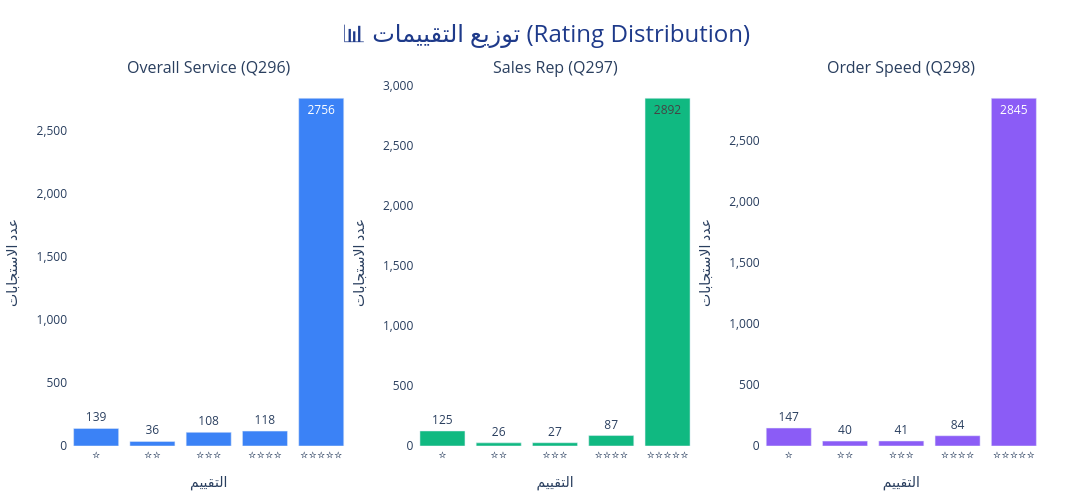
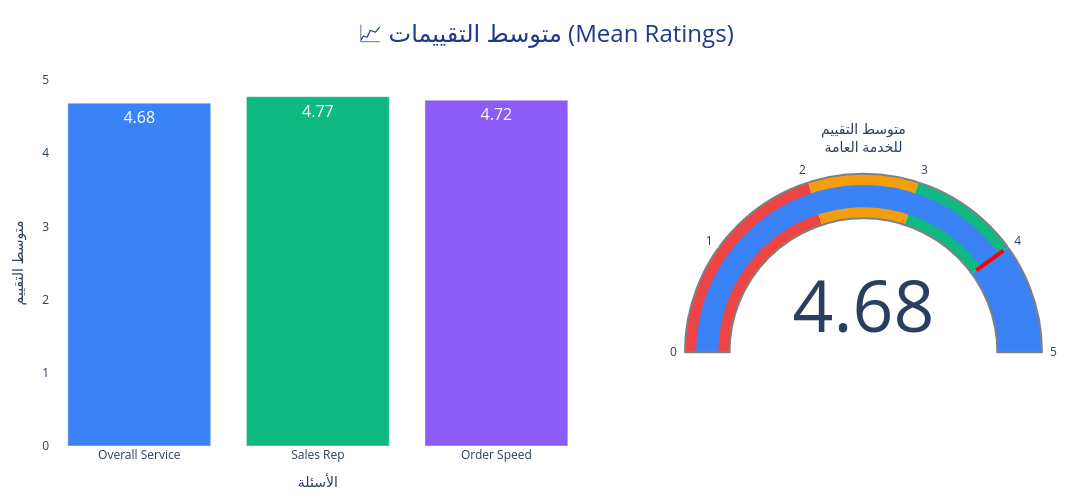
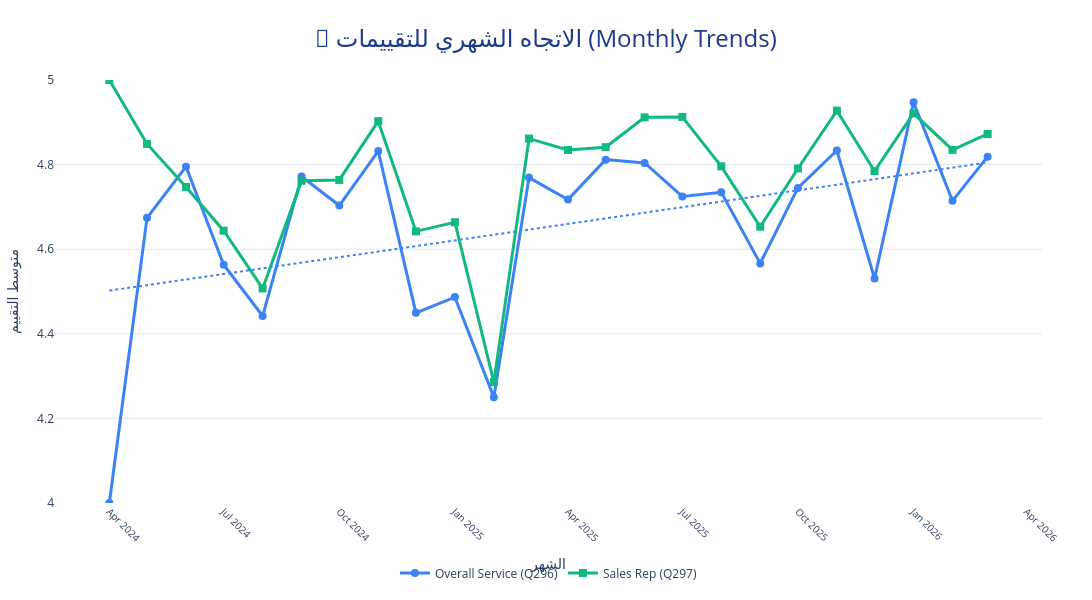
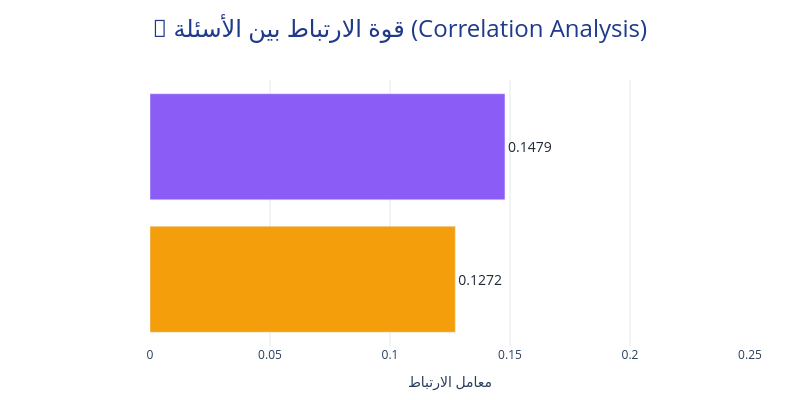

Notebook cell for these charts, in order:
### Code cell
import plotly.graph_objects as go
from plotly.subplots import make_subplots
import pandas as pd
import numpy as np
from plotly.offline import plot

# ============================================
# 1. إعداد البيانات من التقرير
# ============================================

# Query 1: Overall Service Satisfaction (Q296)
q296_data = {
    'rating': [1, 2, 3, 4, 5],
    'count': [139, 36, 108, 118, 2756]
}

# Query 2: Sales Representative Performance (Q297)
q297_data = {
    'rating': [1, 2, 3, 4, 5],
    'count': [125, 26, 27, 87, 2892]
}

# Query 3: Order Speed & Accuracy (Q298)
q298_data = {
    'rating': [1, 2, 3, 4, 5],
    'count': [147, 40, 41, 84, 2845]
}

# Query 4: Mean Ratings
mean_ratings = {
    'question_id': [296, 297, 298],
    'mean_rating': [4.68388, 4.77225, 4.72315],
    'label': ['Overall Service', 'Sales Rep', 'Order Speed']
}

# Query 5: Monthly Trend Q296
monthly_q296 = {
    'month': ['2024-04', '2024-05', '2024-06', '2024-07', '2024-08', '2024-09', 
              '2024-10', '2024-11', '2024-12', '2025-01', '2025-02', '2025-03',
              '2025-04', '2025-05', '2025-06', '2025-07', '2025-08', '2025-09',
              '2025-10', '2025-11', '2025-12', '2026-01', '2026-02', '2026-03'],
    'avg_score': [4.00000, 4.67442, 4.79518, 4.56322, 4.44203, 4.77202,
                  4.70330, 4.83186, 4.44954, 4.48673, 4.25000, 4.76923,
                  4.71724, 4.81176, 4.80392, 4.72483, 4.73469, 4.56647,
                  4.74490, 4.83333, 4.53077, 4.94737, 4.71429, 4.81879]
}

# Query 6: Monthly Trend Q297
monthly_q297 = {
    'month': ['2024-04', '2024-05', '2024-06', '2024-07', '2024-08', '2024-09', 
              '2024-10', '2024-11', '2024-12', '2025-01', '2025-02', '2025-03',
              '2025-04', '2025-05', '2025-06', '2025-07', '2025-08', '2025-09',
              '2025-10', '2025-11', '2025-12', '2026-01', '2026-02', '2026-03'],
    'avg_score': [5.00000, 4.84884, 4.74699, 4.64368, 4.50725, 4.76166,
                  4.76374, 4.90265, 4.64220, 4.66372, 4.28571, 4.86154,
                  4.83448, 4.84118, 4.91176, 4.91275, 4.79592, 4.65318,
                  4.79082, 4.92754, 4.78462, 4.92105, 4.83482, 4.87248]
}

# Query 7 & 8: Correlations
correlations = {
    'comparison': ['Q296 ↔ Q297', 'Q296 ↔ Q298'],
    'correlation': [0.1272, 0.1479],
    'description': ['Overall ↔ Sales Rep', 'Overall ↔ Order Speed']
}

# Query 9: Missing Data
null_responses = 3157

# ============================================
# 2. إنشاء لوحة التحكم الرئيسية
# ============================================

# الألوان المستخدمة في التصميم
colors = {
    'primary': '#1E3A8A',
    'secondary': '#3B82F6',
    'accent': '#10B981',
    'warning': '#F59E0B',
    'danger': '#EF4444',
    'light': '#F3F4F6',
    'dark': '#1F2937',
    'bg': '#FFFFFF'
}

# ============================================
# 3. Chart 1: توزيع التقييمات (جميع الأسئلة)
# ============================================

fig1 = make_subplots(
    rows=1, cols=3,
    subplot_titles=('Overall Service (Q296)', 'Sales Rep (Q297)', 'Order Speed (Q298)'),
    specs=[[{"type": "bar"}, {"type": "bar"}, {"type": "bar"}]]
)

# Q296
fig1.add_trace(
    go.Bar(
        x=q296_data['rating'],
        y=q296_data['count'],
        marker_color='#3B82F6',
        name='Q296',
        text=q296_data['count'],
        textposition='auto'
    ),
    row=1, col=1
)

# Q297
fig1.add_trace(
    go.Bar(
        x=q297_data['rating'],
        y=q297_data['count'],
        marker_color='#10B981',
        name='Q297',
        text=q297_data['count'],
        textposition='auto'
    ),
    row=1, col=2
)

# Q298
fig1.add_trace(
    go.Bar(
        x=q298_data['rating'],
        y=q298_data['count'],
        marker_color='#8B5CF6',
        name='Q298',
        text=q298_data['count'],
        textposition='auto'
    ),
    row=1, col=3
)

fig1.update_layout(
    title={
        'text': '📊 توزيع التقييمات (Rating Distribution)',
        'y': 0.95,
        'x': 0.5,
        'xanchor': 'center',
        'yanchor': 'top',
        'font': {'size': 24, 'color': colors['primary']}
    },
    height=500,
    width=1200,
    showlegend=False,
    plot_bgcolor=colors['bg'],
    paper_bgcolor=colors['bg'],
    margin=dict(l=50, r=50, t=80, b=50)
)

fig1.update_xaxes(
    tickmode='array',
    tickvals=[1, 2, 3, 4, 5],
    ticktext=['⭐', '⭐⭐', '⭐⭐⭐', '⭐⭐⭐⭐', '⭐⭐⭐⭐⭐'],
    title='التقييم'
)

fig1.update_yaxes(title='عدد الاستجابات', tickformat=',')

# ============================================
# 4. Chart 2: متوسط التقييمات المقارن
# ============================================

fig2 = make_subplots(
    rows=1, cols=2,
    specs=[[{"type": "bar"}, {"type": "indicator"}]],
    column_widths=[0.6, 0.4]
)

# Bar Chart
fig2.add_trace(
    go.Bar(
        x=mean_ratings['label'],
        y=mean_ratings['mean_rating'],
        marker_color=['#3B82F6', '#10B981', '#8B5CF6'],
        text=[f'{v:.2f}' for v in mean_ratings['mean_rating']],
        textposition='auto',
        textfont={'size': 16, 'color': 'white'}
    ),
    row=1, col=1
)

# Gauge Chart for Overall Service
fig2.add_trace(
    go.Indicator(
        mode="gauge+number",
        value=mean_ratings['mean_rating'][0],
        title={'text': "متوسط التقييم<br>للخدمة العامة", 'font': {'size': 14}},
        domain={'x': [0, 1], 'y': [0, 1]},
        gauge={
            'axis': {'range': [0, 5], 'tickwidth': 1, 'tickcolor': "white"},
            'bar': {'color': "#3B82F6"},
            'bgcolor': "white",
            'borderwidth': 2,
            'bordercolor': "gray",
            'steps': [
                {'range': [0, 2], 'color': "#EF4444"},
                {'range': [2, 3], 'color': "#F59E0B"},
                {'range': [3, 4], 'color': "#10B981"},
                {'range': [4, 5], 'color': "#3B82F6"}
            ],
            'threshold': {
                'line': {'color': "red", 'width': 4},
                'thickness': 0.75,
                'value': 4.0
            }
        }
    ),
    row=1, col=2
)

fig2.update_layout(
    title={
        'text': '📈 متوسط التقييمات (Mean Ratings)',
        'y': 0.95,
        'x': 0.5,
        'xanchor': 'center',
        'yanchor': 'top',
        'font': {'size': 24, 'color': colors['primary']}
    },
    height=500,
    width=1200,
    plot_bgcolor=colors['bg'],
    paper_bgcolor=colors['bg'],
    margin=dict(l=50, r=50, t=80, b=50)
)

fig2.update_xaxes(title='الأسئلة', title_font={'size': 14})
fig2.update_yaxes(title='متوسط التقييم', title_font={'size': 14}, range=[0, 5])

# ============================================
# 5. Chart 3: الاتجاه الشهري (Monthly Trends)
# ============================================

fig3 = go.Figure()

# Q296 Trend
fig3.add_trace(
    go.Scatter(
        x=monthly_q296['month'],
        y=monthly_q296['avg_score'],
        mode='lines+markers',
        name='Overall Service (Q296)',
        line=dict(color='#3B82F6', width=3),
        marker=dict(size=8, symbol='circle')
    )
)

# Q297 Trend
fig3.add_trace(
    go.Scatter(
        x=monthly_q297['month'],
        y=monthly_q297['avg_score'],
        mode='lines+markers',
        name='Sales Rep (Q297)',
        line=dict(color='#10B981', width=3),
        marker=dict(size=8, symbol='square')
    )
)

# Add trend lines
fig3.add_trace(
    go.Scatter(
        x=monthly_q296['month'],
        y=np.polyfit(range(len(monthly_q296['month'])), monthly_q296['avg_score'], 1)[1] + 
          np.polyfit(range(len(monthly_q296['month'])), monthly_q296['avg_score'], 1)[0] * np.arange(len(monthly_q296['month'])),
        mode='lines',
        name='Trend Q296',
        line=dict(color='#3B82F6', width=2, dash='dot'),
        showlegend=False
    )
)

fig3.update_layout(
    title={
        'text': '📅 الاتجاه الشهري للتقييمات (Monthly Trends)',
        'y': 0.95,
        'x': 0.5,
        'xanchor': 'center',
        'yanchor': 'top',
        'font': {'size': 24, 'color': colors['primary']}
    },
    height=600,
    width=1200,
    legend=dict(
        orientation="h",
        yanchor="bottom",
        y=-0.2,
        xanchor="center",
        x=0.5,
        font=dict(size=12)
    ),
    hovermode='x unified',
    plot_bgcolor=colors['bg'],
    paper_bgcolor=colors['bg'],
    margin=dict(l=50, r=50, t=80, b=80)
)

fig3.update_xaxes(
    title='الشهر',
    tickangle=45,
    tickfont=dict(size=10)
)

fig3.update_yaxes(
    title='متوسط التقييم',
    title_font={'size': 14},
    range=[4.0, 5.0],
    gridcolor='#E5E7EB'
)

# ============================================
# 4. Chart 4: الارتباطات (Correlations)
# ============================================

fig4 = go.Figure()

# Bar Chart for Correlations
fig4.add_trace(
    go.Bar(
        y=correlations['comparison'],
        x=correlations['correlation'],
        orientation='h',
        marker_color=['#F59E0B', '#8B5CF6'],
        text=[f'{v:.4f}' for v in correlations['correlation']],
        textposition='outside',
        textfont=dict(size=14, color=colors['dark'])
    )
)

# Add correlation strength reference lines
fig4.add_shape(
    type="line",
    x0=0.3, y0=-0.5, x1=0.3, y1=1.5,
    line=dict(color="gray", width=1, dash="dash")
)

fig4.update_layout(
    title={
        'text': '🔗 قوة الارتباط بين الأسئلة (Correlation Analysis)',
        'y': 0.95,
        'x': 0.5,
        'xanchor': 'center',
        'yanchor': 'top',
        'font': {'size': 24, 'color': colors['primary']}
    },
    height=400,
    width=800,
    plot_bgcolor=colors['bg'],
    paper_bgcolor=colors['bg'],
    margin=dict(l=150, r=50, t=80, b=50)
)

fig4.update_xaxes(
    title='معامل الارتباط',
    title_font={'size': 14},
    range=[0, 0.25],
    showgrid=True,
    gridcolor='#E5E7EB'
)

fig4.update_yaxes(
    showgrid=False,
    showticklabels=False
)

# ============================================
# 5. Chart 5: بطاقة ملخص البيانات المفقودة
# ============================================

fig5 = go.Figure()

fig5.add_trace(
    go.Indicator(
        mode="number+delta",
        value=null_responses,
        title={'text': '📋 البيانات المفقودة (Q299)', 'font': {'size': 18}},
        delta={'reference': 0, 'increasing': {'color': "#EF4444"}},
        domain={'x': [0, 1], 'y': [0, 1]},
        number={'font': {'size': 48, 'color': colors['danger']}, 'suffix': ' استجابة'},
    )
)

fig5.update_layout(
    height=300,
    width=600,
    paper_bgcolor=colors['bg'],
    plot_bgcolor=colors['bg'],
    margin=dict(l=50, r=50, t=50, b=50)
)

# ============================================
# 6. عرض الرسوم البيانية داخل الـ Notebook
# ============================================
fig1.show()
fig2.show()
fig3.show()
fig4.show()
fig5.show()
fig_dashboard.show()
print("✅ تم عرض جميع الرسوم البيانية بنجاح!")

### Figure 1 — Plotly figure (JSON) as saved in the notebook; plotly's stock layout.template omitted (floating-point values rounded to 4 significant figures)
{"data": [{"marker": {"color": "#3B82F6"}, "name": "Q296", "text": ["139", "36", "108", "118", "2756"], "textposition": "auto", "type": "bar", "x": [1, 2, 3, 4, 5], "xaxis": "x", "y": [139, 36, 108, 118, 2756], "yaxis": "y"}, {"marker": {"color": "#10B981"}, "name": "Q297", "text": ["125", "26", "27", "87", "2892"], "textposition": "auto", "type": "bar", "x": [1, 2, 3, 4, 5], "xaxis": "x2", "y": [125, 26, 27, 87, 2892], "yaxis": "y2"}, {"marker": {"color": "#8B5CF6"}, "name": "Q298", "text": ["147", "40", "41", "84", "2845"], "textposition": "auto", "type": "bar", "x": [1, 2, 3, 4, 5], "xaxis": "x3", "y": [147, 40, 41, 84, 2845], "yaxis": "y3"}], "layout": {"annotations": [{"font": {"size": 16}, "showarrow": false, "text": "Overall Service (Q296)", "x": 0.1444, "xanchor": "center", "xref": "paper", "y": 1, "yanchor": "bottom", "yref": "paper"}, {"font": {"size": 16}, "showarrow": false, "text": "Sales Rep (Q297)", "x": 0.5, "xanchor": "center", "xref": "paper", "y": 1, "yanchor": "bottom", "yref": "paper"}, {"font": {"size": 16}, "showarrow": false, "text": "Order Speed (Q298)", "x": 0.8556, "xanchor": "center", "xref": "paper", "y": 1, "yanchor": "bottom", "yref": "paper"}], "height": 500, "margin": {"b": 50, "l": 50, "r": 50, "t": 80}, "paper_bgcolor": "#FFFFFF", "plot_bgcolor": "#FFFFFF", "showlegend": false, "title": {"font": {"color": "#1E3A8A", "size": 24}, "text": "📊 توزيع التقييمات (Rating Distribution)", "x": 0.5, "xanchor": "center", "y": 0.95, "yanchor": "top"}, "width": 1200, "xaxis": {"anchor": "y", "domain": [0, 0.2889], "tickmode": "array", "ticktext": ["⭐", "⭐⭐", "⭐⭐⭐", "⭐⭐⭐⭐", "⭐⭐⭐⭐⭐"], "tickvals": [1, 2, 3, 4, 5], "title": {"text": "التقييم"}}, "xaxis2": {"anchor": "y2", "domain": [0.3556, 0.6444], "tickmode": "array", "ticktext": ["⭐", "⭐⭐", "⭐⭐⭐", "⭐⭐⭐⭐", "⭐⭐⭐⭐⭐"], "tickvals": [1, 2, 3, 4, 5], "title": {"text": "التقييم"}}, "xaxis3": {"anchor": "y3", "domain": [0.7111, 1], "tickmode": "array", "ticktext": ["⭐", "⭐⭐", "⭐⭐⭐", "⭐⭐⭐⭐", "⭐⭐⭐⭐⭐"], "tickvals": [1, 2, 3, 4, 5], "title": {"text": "التقييم"}}, "yaxis": {"anchor": "x", "domain": [0, 1], "tickformat": ",", "title": {"text": "عدد الاستجابات"}}, "yaxis2": {"anchor": "x2", "domain": [0, 1], "tickformat": ",", "title": {"text": "عدد الاستجابات"}}, "yaxis3": {"anchor": "x3", "domain": [0, 1], "tickformat": ",", "title": {"text": "عدد الاستجابات"}}}}

### Figure 2 — Plotly figure (JSON) as saved in the notebook; plotly's stock layout.template omitted (floating-point values rounded to 4 significant figures)
{"data": [{"marker": {"color": ["#3B82F6", "#10B981", "#8B5CF6"]}, "text": ["4.68", "4.77", "4.72"], "textfont": {"color": "white", "size": 16}, "textposition": "auto", "type": "bar", "x": ["Overall Service", "Sales Rep", "Order Speed"], "xaxis": "x", "y": [4.684, 4.772, 4.723], "yaxis": "y"}, {"domain": {"x": [0.64, 1], "y": [0, 1]}, "gauge": {"axis": {"range": [0, 5], "tickcolor": "white", "tickwidth": 1}, "bar": {"color": "#3B82F6"}, "bgcolor": "white", "bordercolor": "gray", "borderwidth": 2, "steps": [{"color": "#EF4444", "range": [0, 2]}, {"color": "#F59E0B", "range": [2, 3]}, {"color": "#10B981", "range": [3, 4]}, {"color": "#3B82F6", "range": [4, 5]}], "threshold": {"line": {"color": "red", "width": 4}, "thickness": 0.75, "value": 4}}, "mode": "gauge+number", "title": {"font": {"size": 14}, "text": "متوسط التقييم<br>للخدمة العامة"}, "type": "indicator", "value": 4.684}], "layout": {"height": 500, "margin": {"b": 50, "l": 50, "r": 50, "t": 80}, "paper_bgcolor": "#FFFFFF", "plot_bgcolor": "#FFFFFF", "title": {"font": {"color": "#1E3A8A", "size": 24}, "text": "📈 متوسط التقييمات (Mean Ratings)", "x": 0.5, "xanchor": "center", "y": 0.95, "yanchor": "top"}, "width": 1200, "xaxis": {"anchor": "y", "domain": [0, 0.54], "title": {"font": {"size": 14}, "text": "الأسئلة"}}, "yaxis": {"anchor": "x", "domain": [0, 1], "range": [0, 5], "title": {"font": {"size": 14}, "text": "متوسط التقييم"}}}}

### Figure 3 — Plotly figure (JSON) as saved in the notebook; plotly's stock layout.template omitted (floating-point values rounded to 4 significant figures)
{"data": [{"line": {"color": "#3B82F6", "width": 3}, "marker": {"size": 8, "symbol": "circle"}, "mode": "lines+markers", "name": "Overall Service (Q296)", "type": "scatter", "x": ["2024-04", "2024-05", "2024-06", "2024-07", "2024-08", "2024-09", "2024-10", "2024-11", "2024-12", "2025-01", "2025-02", "2025-03", "2025-04", "2025-05", "2025-06", "2025-07", "2025-08", "2025-09", "2025-10", "2025-11", "2025-12", "2026-01", "2026-02", "2026-03"], "y": [4, 4.674, 4.795, 4.563, 4.442, 4.772, 4.703, 4.832, 4.45, 4.487, 4.25, 4.769, 4.717, 4.812, 4.804, 4.725, 4.735, 4.566, 4.745, 4.833, 4.531, 4.947, 4.714, 4.819]}, {"line": {"color": "#10B981", "width": 3}, "marker": {"size": 8, "symbol": "square"}, "mode": "lines+markers", "name": "Sales Rep (Q297)", "type": "scatter", "x": ["2024-04", "2024-05", "2024-06", "2024-07", "2024-08", "2024-09", "2024-10", "2024-11", "2024-12", "2025-01", "2025-02", "2025-03", "2025-04", "2025-05", "2025-06", "2025-07", "2025-08", "2025-09", "2025-10", "2025-11", "2025-12", "2026-01", "2026-02", "2026-03"], "y": [5, 4.849, 4.747, 4.644, 4.507, 4.762, 4.764, 4.903, 4.642, 4.664, 4.286, 4.862, 4.834, 4.841, 4.912, 4.913, 4.796, 4.653, 4.791, 4.928, 4.785, 4.921, 4.835, 4.872]}, {"line": {"color": "#3B82F6", "dash": "dot", "width": 2}, "mode": "lines", "name": "Trend Q296", "showlegend": false, "type": "scatter", "x": ["2024-04", "2024-05", "2024-06", "2024-07", "2024-08", "2024-09", "2024-10", "2024-11", "2024-12", "2025-01", "2025-02", "2025-03", "2025-04", "2025-05", "2025-06", "2025-07", "2025-08", "2025-09", "2025-10", "2025-11", "2025-12", "2026-01", "2026-02", "2026-03"], "y": [4.502, 4.515, 4.528, 4.542, 4.555, 4.568, 4.581, 4.594, 4.607, 4.621, 4.634, 4.647, 4.66, 4.673, 4.687, 4.7, 4.713, 4.726, 4.739, 4.752, 4.766, 4.779, 4.792, 4.805]}], "layout": {"height": 600, "hovermode": "x unified", "legend": {"font": {"size": 12}, "orientation": "h", "x": 0.5, "xanchor": "center", "y": -0.2, "yanchor": "bottom"}, "margin": {"b": 80, "l": 50, "r": 50, "t": 80}, "paper_bgcolor": "#FFFFFF", "plot_bgcolor": "#FFFFFF", "title": {"font": {"color": "#1E3A8A", "size": 24}, "text": "📅 الاتجاه الشهري للتقييمات (Monthly Trends)", "x": 0.5, "xanchor": "center", "y": 0.95, "yanchor": "top"}, "width": 1200, "xaxis": {"tickangle": 45, "tickfont": {"size": 10}, "title": {"text": "الشهر"}}, "yaxis": {"gridcolor": "#E5E7EB", "range": [4, 5], "title": {"font": {"size": 14}, "text": "متوسط التقييم"}}}}

### Figure 4 — Plotly figure (JSON) as saved in the notebook; plotly's stock layout.template omitted (floating-point values rounded to 4 significant figures)
{"data": [{"marker": {"color": ["#F59E0B", "#8B5CF6"]}, "orientation": "h", "text": ["0.1272", "0.1479"], "textfont": {"color": "#1F2937", "size": 14}, "textposition": "outside", "type": "bar", "x": [0.1272, 0.1479], "y": ["Q296 ↔ Q297", "Q296 ↔ Q298"]}], "layout": {"height": 400, "margin": {"b": 50, "l": 150, "r": 50, "t": 80}, "paper_bgcolor": "#FFFFFF", "plot_bgcolor": "#FFFFFF", "shapes": [{"line": {"color": "gray", "dash": "dash", "width": 1}, "type": "line", "x0": 0.3, "x1": 0.3, "y0": -0.5, "y1": 1.5}], "title": {"font": {"color": "#1E3A8A", "size": 24}, "text": "🔗 قوة الارتباط بين الأسئلة (Correlation Analysis)", "x": 0.5, "xanchor": "center", "y": 0.95, "yanchor": "top"}, "width": 800, "xaxis": {"gridcolor": "#E5E7EB", "range": [0, 0.25], "showgrid": true, "title": {"font": {"size": 14}, "text": "معامل الارتباط"}}, "yaxis": {"showgrid": false, "showticklabels": false}}}
